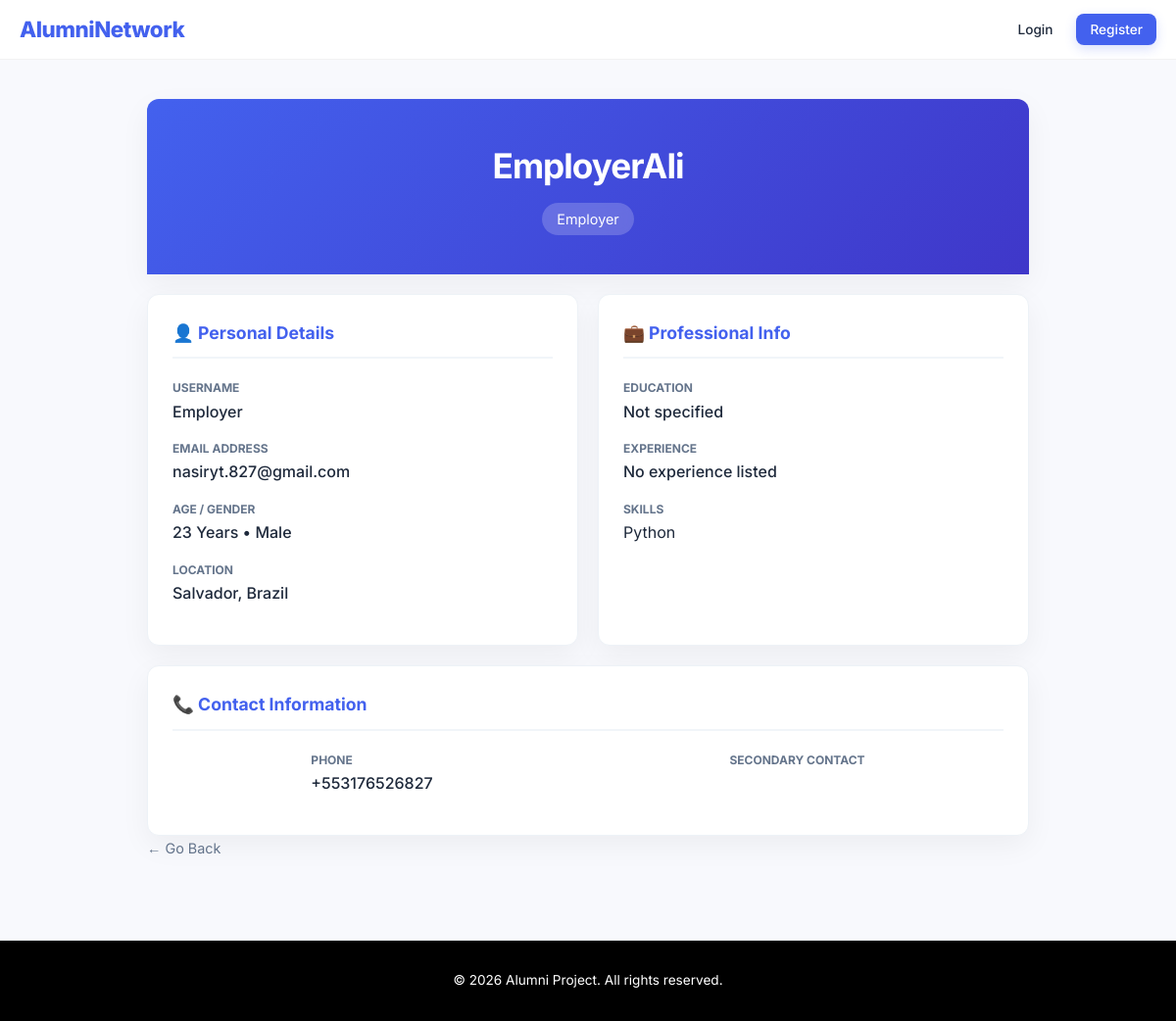
The app's page /user-profile/5/ with its own data.
### myapp/models.py (models this page shows, shortened)
class UserRegister(models.Model):
    id = models.AutoField(primary_key=True)
    full_name = models.CharField(max_length=255)
    username = models.CharField(max_length=150, unique=True)
    email = models.EmailField(unique=True)
    password = models.CharField(max_length=128)
    GENDER_CHOICES = [
        ('male', 'Male'),
        ('female', 'Female'),
        ('other', 'Other'),
    ]
    gender = models.CharField(max_length=6, choices=GENDER_CHOICES)
    age = models.PositiveIntegerField()
    ROLE_CHOICES = [
        ('alumni', 'Alumni'),
        ('student', 'Student'),
        ('employer', 'Employer'),
    ]
    role = models.CharField(max_length=20, choices=ROLE_CHOICES)
    STATUS_CHOICES = [
        ('pending', 'Pending'),
        ('approved', 'Approved'),
        ('rejected', 'Rejected'),
    ]
    status = models.CharField(
        max_length=10,
        choices=STATUS_CHOICES,
        default='pending'
    )
    phone = models.CharField(max_length=20, blank=True, null=True)
    city = models.CharField(max_length=100, blank=True, null=True)
    country = models.CharField(max_length=100, blank=True, null=True)
    education = models.CharField(max_length=255, blank=True)
    skills = models.TextField(blank=True)
    experience = models.TextField(blank=True)
    contact_number = models.CharField(max_length=15, blank=True)
    resume = models.FileField(upload_to='resumes/', null=True, blank=True)
    is_public = models.BooleanField(default=True)
    date_joined = models.DateTimeField(auto_now_add=True)
    is_active = models.BooleanField(default=True)

### myapp/views.py (the view)
# urls.py: path('user-profile/<int:user_id>/', views.view_user_profile, name='view_user_profile'),
def view_user_profile(request, user_id):
    user = get_object_or_404(UserRegister, id=user_id, is_public=True)
    return render(request, 'view_user_profile.html', {'profile_user': user})

### templates/view_user_profile.html (shortened to what this page needs)
{% extends "base.html" %}
{% block content %}
<div class="profile-container">
    <div class="profile-header-card">
        <h2>{{ profile_user.full_name }}</h2>
        <span class="profile-role-badge">{{ profile_user.role }}</span>
    </div>
    <div class="profile-grid">
        <div class="info-section">
            <h3>👤 Personal Details</h3>
            <div class="info-item">
                <label>Username</label>
                <span>{{ profile_user.username }}</span>
            </div>
            <div class="info-item">
                <label>Email Address</label>
                <span>{{ profile_user.email }}</span>
            </div>
            <div class="info-item">
                <label>Age / Gender</label>
                <span>{{ profile_user.age }} Years • {{ profile_user.gender|capfirst }}</span>
            </div>
            <div class="info-item">
                <label>Location</label>
                <span>{{ profile_user.city }}, {{ profile_user.country }}</span>
            </div>
        </div>
        <div class="info-section">
            <h3>💼 Professional Info</h3>
            <div class="info-item">
                <label>Education</label>
                <span>{{ profile_user.education|default:"Not specified" }}</span>
            </div>
            <div class="info-item">
                <label>Experience</label>
                <span>{{ profile_user.experience|default:"No experience listed" }}</span>
            </div>
            <div class="info-item">
                <label>Skills</label>
                <div class="skills-container">
                    {{ profile_user.skills }}
                </div>
            </div>
        </div>
        <div class="info-section" style="grid-column: span 2;">
            <h3>📞 Contact Information</h3>
            <div style="display: flex; justify-content: space-around; flex-wrap: wrap; gap: 20px;">
                <div class="info-item">
                    <label>Phone</label>
                    <span>{{ profile_user.phone }}</span>
                </div>
                <div class="info-item">
                    <label>Secondary Contact</label>
                </div>
            </div>
        </div>
    </div>
    <div class="text-center mt-4" style="margin-bottom: 40px;">
        <a href="javascript:history.back()" style="color: var(--text-light); text-decoration: none; font-size: 0.9rem;">
            ← Go Back
        </a>
    </div>
</div>
{% endblock %}

### templates/base.html (style rules this page uses)
:root { --primary-color: #4361ee; --secondary-color: #3f37c9; --bg-color: #f8f9fd; --card-bg: #ffffff; --text-dark: #1e293b; --text-light: #64748b; --success: #10b981; --danger: #ef4444; --shadow: 0 10px 30px rgba(0, 0, 0, 0.05); --radius: 12px; }
body { font-family: 'Inter', sans-serif; margin: 0; padding: 0; background-color: var(--bg-color); color: var(--text-dark); line-height: 1.6; display: flex; flex-direction: column; min-height: 100vh; }

### templates/view_user_profile.html (style rules this page uses)
.profile-container { animation: fadeIn 0.5s ease-in-out; max-width: 900px; margin: 0 auto; }
.profile-header-card { background: linear-gradient(135deg, var(--primary-color), var(--secondary-color)); padding: 40px; border-radius: var(--radius) var(--radius) 0 0; color: white; text-align: center; box-shadow: var(--shadow); }
.profile-header-card h2 { color: white; margin: 0; font-size: 2.2rem; letter-spacing: -1px; }
.profile-role-badge { display: inline-block; background: rgba(255, 255, 255, 0.2); padding: 5px 15px; border-radius: 20px; font-size: 0.9rem; margin-top: 10px; backdrop-filter: blur(5px); text-transform: capitalize; }
.profile-grid { display: grid; grid-template-columns: 1fr 1fr; gap: 20px; margin-top: 20px; }
.info-section { background: var(--card-bg); padding: 25px; border-radius: var(--radius); box-shadow: var(--shadow); border: 1px solid #edf2f7; }
.info-section h3 { font-size: 1.1rem; color: var(--primary-color); margin-top: 0; margin-bottom: 20px; border-bottom: 2px solid #f1f5f9; padding-bottom: 10px; display: flex; align-items: center; gap: 8px; }
.info-item { margin-bottom: 15px; }
.info-item label { display: block; font-size: 0.75rem; font-weight: 700; color: var(--text-light); text-transform: uppercase; margin-bottom: 2px; }
.info-item span { font-size: 1rem; color: var(--text-dark); font-weight: 500; }
.skills-container { display: flex; flex-wrap: wrap; gap: 8px; }

### records on screen
UserRegister: full_name "EmployerAli", role "Employer", username "Employer", email "nasiryt.827@gmail.com", age "23", gender "Male", city "Salvador", country "Brazil", education "Not specified", experience "No experience listed", skills "Python", phone "+553176526827"
